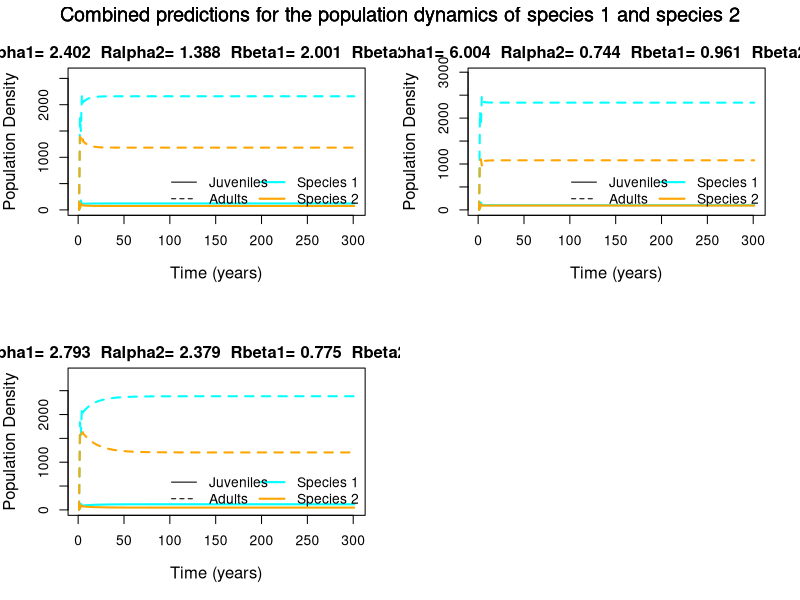

This figure's R source:
##Two-stage model with two-species fertility competition


#1. Clearing workspace
rm(list=ls())
graphics.off()

#2. Parameters set on types (lambda 1, lambda 2, alphas...)

fert1<-c(300,300,300)
fert2<-c(250,250,250)

#matur1<-c(0.7,0.7,0.7)
#matur2 <-c(0.8,0.8,0.8)

matur1<-c(1,1,1)
matur2 <-c(1,1,1)

#juvenile survival
phi1 <-c(0.5,0.5,0.5)
phi2 <-c(0.4,0.4,0.4)

#adult survival

s1a<-c(0.5,0.5,0.5)
s2a<-c(0.6,0.6,0.6)

#s1a<-c(0,0,0)
#s2a<-c(0,0,0)

Alphaset<-list(matrix(c(0.1, 0.05, 0.06, 0.1),ncol = 2, byrow = TRUE),
               matrix(c(0.1, 0.02, 0.112, 0.1),ncol = 2, byrow = TRUE),
               matrix(c(0.1, 0.043, 0.035, 0.1),ncol = 2, byrow = TRUE))

Betaset<-list(matrix(c(0.1, 0.06, 0.06, 0.1),ncol = 2, byrow = TRUE),
              matrix(c(0.1, 0.125, 0.01, 0.1),ncol = 2, byrow = TRUE),
              matrix(c(0.1, 0.155, 0.165, 0.1),ncol = 2, byrow = TRUE))


#3. Creating vectors
years <- 300 #100, nice plot
TimeVec<-seq(1,years+1)
N1j<-matrix(0,3,years+1)
N2j<-matrix(0,3,years+1)
N1a<-matrix(0,3,years+1)
N2a<-matrix(0,3,years+1)
svar1j<-matrix(0,3,years+1)
svar2j<-matrix(0,3,years+1)

#4. INITIALIZATION
N0 <- 50
for(i in 1:3){
  N1j[i,1] <-0
  N1a[i,1] <-N0
  N2j[i,1] <-0
  N2a[i,1] <-N0
}

for (t in 1:years){
  for(i in 1:3){ 
    alphs <- Alphaset[[i]]
    betas <- Betaset[[i]]
    
    svar1j[i,t] <- phi1[i]/(1+betas[1,1]*N1a[i,t]+betas[1,2]*N2a[i,t])
    svar2j[i,t] <- phi2[i]/(1+betas[2,1]*N1a[i,t]+betas[2,2]*N2a[i,t]) ### corrected indices betas[2,1] and betas[2,2] 29/04/2020
    
    N1j[i,t+1]<-(1-matur1[i])*svar1j[i,t]*N1j[i,t]+
      (fert1[i]/(1+alphs[1,1]*N1a[i,t]+alphs[1,2]*N2a[i,t])*N1a[i,t]) ### corrected svar1j[i] -> svar1j[i,t] 29/04/2020
    N2j[i,t+1]<-(1-matur2[i])*svar2j[i,t]*N2j[i,t]+
      (fert2[i]/(1+alphs[2,2]*N2a[i,t]+alphs[2,1]*N1a[i,t])*N2a[i,t]) ### corrected svar2j[i]-> svar2j[i,t] 29/04/2020
    
    N1a[i,t+1]<-matur1[i]*svar1j[i,t]*N1j[i,t]+s1a[i]*N1a[i,t]  ### corrected svar1j[i] -> svar1j[i,t] 29/04/2020
    N2a[i,t+1]<-matur2[i]*svar2j[i,t]*N2j[i,t]+s2a[i]*N2a[i,t]  ### corrected svar2j[i]-> svar2j[i,t] 29/04/2020
  }
}


#5. Plotting & invasion scores
mat_invasion_crit <-matrix(0,3,4)
par(mfrow=c(2,2))

for(i in 1:3){


  # Invasion scores
  alphs <- Alphaset[[i]]
  betas <- Betaset[[i]]

  s1j<- phi1
  s2j <-phi2

  scrit1j <- (1-s1a)/((1-matur1)*(1-s1a)+fert1*matur1)
  scrit2j <- (1-s2a)/((1-matur2)*(1-s2a)+fert2*matur2)

  f1<-(1/(matur1*s1j))*(1-s1a)*(1-s1j+matur1*s1j)
  f2<-(1/(matur2*s2j))*(1-s2a)*(1-s2j+matur2*s2j)

  Rs1<-phi1/scrit1j-1
  Rs2<-phi2/scrit2j-1

  Rf1<-(fert1/f1)-1
  Rf2<-(fert2/f2)-1


  Inv1<-((Rf1[i])/(Rf2[i]))*(alphs[2,2]/alphs[1,2])
  Inv2<-((Rf2[i])/(Rf1[i]))*(alphs[1,1]/alphs[2,1])
  Inv3<-((Rs1[i])/(Rs2[i]))*(betas[2,2]/betas[1,2])
  Inv4<-((Rs2[i])/(Rs1[i]))*(betas[1,1]/betas[2,1])

  print(c(Inv1,Inv2,Inv3,Inv4))
  mat_invasion_crit[i,] <- c(Inv1,Inv2,Inv3,Inv4)
  # Plottings

  plot(TimeVec,N1j[i,],type="l",
       xlab='Time (years)',ylab='Population Density', cex.main = 1.2,
       ylim=c(0,1.2*max(N1j[i,], N2j[i,], N1a[i,], N2a[i,])),cex.lab = 1.2,lty = 2, lwd = 2 , col='cyan')

  title(paste("Ralpha1=",round(Inv1, 3), " Ralpha2=",round(Inv2, 3), " Rbeta1=", round(Inv3, 3), " Rbeta2=", round(Inv4, 3)),line=0.6,cex=0.7)
  lines(TimeVec,N1a[i,],type="l",lwd=2,col='cyan')
  lines(TimeVec,N2j[i,],lty = 2,lwd=2,col='orange')
  lines(TimeVec,N2a[i,],type="l",lwd=2,col='orange')
  mtext("Combined predictions for the population dynamics of species 1 and species 2",
        outer=TRUE,  cex=1.2, line=-1.5)

  legend("bottomright", legend = c("Species 1", "Species 2"),
         lty = 1, lwd = 2, col = c("cyan", "orange"), cex =1 , bty = "n")
  legend("bottom", legend = c("Juveniles","Adults"),
         lty = c(1,2), cex =1 , bty = "n")
}

pdf(file="2Spe-2LF_iteroparous_gamma1.pdf",width = 8, height = 8)
par(mfrow=c(2,2))
for(i in 1:3){
  plot(TimeVec,N1j[i,]+N1a[i,],type="l",
       xlab='Time (years)',ylab='Population Density', cex.main = 1.2,
       ylim=c(0,1.2*max(N1j[i,], N2j[i,], N1a[i,], N2a[i,])),cex.lab = 1.2,lty = 1, lwd = 1 , col='cyan')
  lines(TimeVec,N2j[i,]+N2a[i,],lty = 1,lwd=2,col='orange')
}
dev.off()

N1a[,years]+N1j[,years]
N2a[,years]+N2j[,years]
